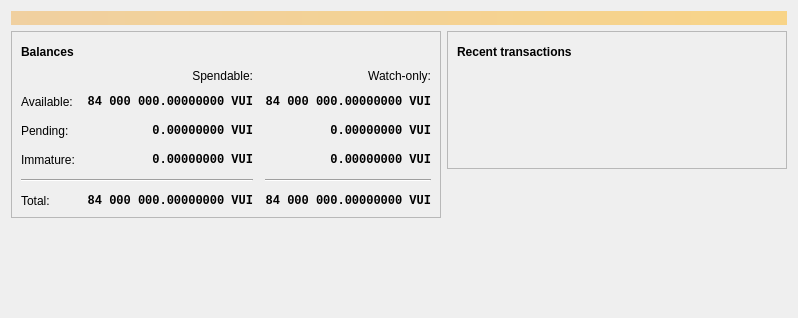
<?xml version="1.0" encoding="UTF-8"?>
<ui version="4.0">
 <class>OverviewPage</class>
 <widget class="QWidget" name="OverviewPage">
  <property name="geometry">
   <rect>
    <x>0</x>
    <y>0</y>
    <width>798</width>
    <height>318</height>
   </rect>
  </property>
  <property name="windowTitle">
   <string>Form</string>
  </property>
  <layout class="QVBoxLayout" name="topLayout">
   <item>
    <widget class="QLabel" name="labelAlerts">
     <property name="visible">
      <bool>false</bool>
     </property>
     <property name="styleSheet">
      <string notr="true">QLabel { background-color: qlineargradient(x1: 0, y1: 0, x2: 1, y2: 0, stop:0 #F0D0A0, stop:1 #F8D488); color:#000000; }</string>
     </property>
     <property name="wordWrap">
      <bool>true</bool>
     </property>
     <property name="margin">
      <number>3</number>
     </property>
     <property name="textInteractionFlags">
      <set>Qt::TextSelectableByMouse</set>
     </property>
    </widget>
   </item>
   <item>
    <layout class="QHBoxLayout" name="horizontalLayout" stretch="1,1">
     <item>
      <layout class="QVBoxLayout" name="verticalLayout_2">
       <item>
        <widget class="QFrame" name="frame">
         <property name="frameShape">
          <enum>QFrame::StyledPanel</enum>
         </property>
         <property name="frameShadow">
          <enum>QFrame::Raised</enum>
         </property>
         <layout class="QVBoxLayout" name="verticalLayout_4">
          <item>
           <layout class="QHBoxLayout" name="horizontalLayout_4">
            <item>
             <widget class="QLabel" name="label_5">
              <property name="font">
               <font>
                <weight>75</weight>
                <bold>true</bold>
               </font>
              </property>
              <property name="text">
               <string>Balances</string>
              </property>
             </widget>
            </item>
            <item>
             <widget class="QPushButton" name="labelWalletStatus">
              <property name="enabled">
               <bool>true</bool>
              </property>
              <property name="maximumSize">
               <size>
                <width>30</width>
                <height>16777215</height>
               </size>
              </property>
              <property name="toolTip">
               <string>The displayed information may be out of date. Your wallet automatically synchronizes with the Vuicoin network after a connection is established, but this process has not completed yet.</string>
              </property>
              <property name="text">
               <string/>
              </property>
              <property name="icon">
               <iconset resource="../bitcoin.qrc">
                <normaloff>:/icons/warning</normaloff>
                <disabledoff>:/icons/warning</disabledoff>:/icons/warning</iconset>
              </property>
              <property name="iconSize">
               <size>
                <width>24</width>
                <height>24</height>
               </size>
              </property>
              <property name="flat">
               <bool>true</bool>
              </property>
             </widget>
            </item>
            <item>
             <spacer name="horizontalSpacer_3">
              <property name="orientation">
               <enum>Qt::Horizontal</enum>
              </property>
              <property name="sizeHint" stdset="0">
               <size>
                <width>40</width>
                <height>20</height>
               </size>
              </property>
             </spacer>
            </item>
           </layout>
          </item>
          <item>
           <layout class="QGridLayout" name="gridLayout">
            <property name="spacing">
             <number>12</number>
            </property>
            <item row="2" column="2">
             <widget class="QLabel" name="labelWatchPending">
              <property name="font">
               <font>
                <family>Monospace</family>
                <weight>75</weight>
                <bold>true</bold>
               </font>
              </property>
              <property name="cursor">
               <cursorShape>IBeamCursor</cursorShape>
              </property>
              <property name="toolTip">
               <string>Unconfirmed transactions to watch-only addresses</string>
              </property>
              <property name="text">
               <string notr="true">0.00000000 VUI</string>
              </property>
              <property name="alignment">
               <set>Qt::AlignRight|Qt::AlignTrailing|Qt::AlignVCenter</set>
              </property>
              <property name="textInteractionFlags">
               <set>Qt::LinksAccessibleByMouse|Qt::TextSelectableByKeyboard|Qt::TextSelectableByMouse</set>
              </property>
             </widget>
            </item>
            <item row="2" column="1">
             <widget class="QLabel" name="labelUnconfirmed">
              <property name="font">
               <font>
                <family>Monospace</family>
                <weight>75</weight>
                <bold>true</bold>
               </font>
              </property>
              <property name="cursor">
               <cursorShape>IBeamCursor</cursorShape>
              </property>
              <property name="toolTip">
               <string>Total of transactions that have yet to be confirmed, and do not yet count toward the spendable balance</string>
              </property>
              <property name="text">
               <string notr="true">0.00000000 VUI</string>
              </property>
              <property name="alignment">
               <set>Qt::AlignRight|Qt::AlignTrailing|Qt::AlignVCenter</set>
              </property>
              <property name="textInteractionFlags">
               <set>Qt::LinksAccessibleByMouse|Qt::TextSelectableByKeyboard|Qt::TextSelectableByMouse</set>
              </property>
             </widget>
            </item>
            <item row="3" column="2">
             <widget class="QLabel" name="labelWatchImmature">
              <property name="font">
               <font>
                <family>Monospace</family>
                <weight>75</weight>
                <bold>true</bold>
               </font>
              </property>
              <property name="cursor">
               <cursorShape>IBeamCursor</cursorShape>
              </property>
              <property name="toolTip">
               <string>Mined balance in watch-only addresses that has not yet matured</string>
              </property>
              <property name="text">
               <string notr="true">0.00000000 VUI</string>
              </property>
              <property name="alignment">
               <set>Qt::AlignRight|Qt::AlignTrailing|Qt::AlignVCenter</set>
              </property>
              <property name="textInteractionFlags">
               <set>Qt::LinksAccessibleByMouse|Qt::TextSelectableByKeyboard|Qt::TextSelectableByMouse</set>
              </property>
             </widget>
            </item>
            <item row="4" column="0" colspan="2">
             <widget class="Line" name="line">
              <property name="orientation">
               <enum>Qt::Horizontal</enum>
              </property>
             </widget>
            </item>
            <item row="4" column="2">
             <widget class="Line" name="lineWatchBalance">
              <property name="sizePolicy">
               <sizepolicy hsizetype="Preferred" vsizetype="Fixed">
                <horstretch>0</horstretch>
                <verstretch>0</verstretch>
               </sizepolicy>
              </property>
              <property name="minimumSize">
               <size>
                <width>140</width>
                <height>0</height>
               </size>
              </property>
              <property name="orientation">
               <enum>Qt::Horizontal</enum>
              </property>
             </widget>
            </item>
            <item row="5" column="0">
             <widget class="QLabel" name="labelTotalText">
              <property name="text">
               <string>Total:</string>
              </property>
             </widget>
            </item>
            <item row="3" column="1">
             <widget class="QLabel" name="labelImmature">
              <property name="font">
               <font>
                <family>Monospace</family>
                <weight>75</weight>
                <bold>true</bold>
               </font>
              </property>
              <property name="cursor">
               <cursorShape>IBeamCursor</cursorShape>
              </property>
              <property name="toolTip">
               <string>Mined balance that has not yet matured</string>
              </property>
              <property name="text">
               <string notr="true">0.00000000 VUI</string>
              </property>
              <property name="alignment">
               <set>Qt::AlignRight|Qt::AlignTrailing|Qt::AlignVCenter</set>
              </property>
              <property name="textInteractionFlags">
               <set>Qt::LinksAccessibleByMouse|Qt::TextSelectableByKeyboard|Qt::TextSelectableByMouse</set>
              </property>
             </widget>
            </item>
            <item row="2" column="3">
             <spacer name="horizontalSpacer_2">
              <property name="orientation">
               <enum>Qt::Horizontal</enum>
              </property>
              <property name="sizeHint" stdset="0">
               <size>
                <width>40</width>
                <height>20</height>
               </size>
              </property>
             </spacer>
            </item>
            <item row="3" column="0">
             <widget class="QLabel" name="labelImmatureText">
              <property name="text">
               <string>Immature:</string>
              </property>
             </widget>
            </item>
            <item row="5" column="1">
             <widget class="QLabel" name="labelTotal">
              <property name="font">
               <font>
                <family>Monospace</family>
                <weight>75</weight>
                <bold>true</bold>
               </font>
              </property>
              <property name="cursor">
               <cursorShape>IBeamCursor</cursorShape>
              </property>
              <property name="toolTip">
               <string>Your current total balance</string>
              </property>
              <property name="text">
               <string notr="true">84 000 000.00000000 VUI</string>
              </property>
              <property name="alignment">
               <set>Qt::AlignRight|Qt::AlignTrailing|Qt::AlignVCenter</set>
              </property>
              <property name="textInteractionFlags">
               <set>Qt::LinksAccessibleByMouse|Qt::TextSelectableByKeyboard|Qt::TextSelectableByMouse</set>
              </property>
             </widget>
            </item>
            <item row="5" column="2">
             <widget class="QLabel" name="labelWatchTotal">
              <property name="font">
               <font>
                <family>Monospace</family>
                <weight>75</weight>
                <bold>true</bold>
               </font>
              </property>
              <property name="cursor">
               <cursorShape>IBeamCursor</cursorShape>
              </property>
              <property name="toolTip">
               <string>Current total balance in watch-only addresses</string>
              </property>
              <property name="text">
               <string notr="true">84 000 000.00000000 VUI</string>
              </property>
              <property name="alignment">
               <set>Qt::AlignRight|Qt::AlignTrailing|Qt::AlignVCenter</set>
              </property>
              <property name="textInteractionFlags">
               <set>Qt::LinksAccessibleByMouse|Qt::TextSelectableByKeyboard|Qt::TextSelectableByMouse</set>
              </property>
             </widget>
            </item>
            <item row="0" column="2">
             <widget class="QLabel" name="labelWatchonly">
              <property name="text">
               <string>Watch-only:</string>
              </property>
              <property name="alignment">
               <set>Qt::AlignRight|Qt::AlignTrailing|Qt::AlignVCenter</set>
              </property>
             </widget>
            </item>
            <item row="1" column="0">
             <widget class="QLabel" name="labelBalanceText">
              <property name="text">
               <string>Available:</string>
              </property>
             </widget>
            </item>
            <item row="1" column="1">
             <widget class="QLabel" name="labelBalance">
              <property name="font">
               <font>
                <family>Monospace</family>
                <weight>75</weight>
                <bold>true</bold>
               </font>
              </property>
              <property name="cursor">
               <cursorShape>IBeamCursor</cursorShape>
              </property>
              <property name="toolTip">
               <string>Your current spendable balance</string>
              </property>
              <property name="text">
               <string notr="true">84 000 000.00000000 VUI</string>
              </property>
              <property name="alignment">
               <set>Qt::AlignRight|Qt::AlignTrailing|Qt::AlignVCenter</set>
              </property>
              <property name="textInteractionFlags">
               <set>Qt::LinksAccessibleByMouse|Qt::TextSelectableByKeyboard|Qt::TextSelectableByMouse</set>
              </property>
             </widget>
            </item>
            <item row="1" column="2">
             <widget class="QLabel" name="labelWatchAvailable">
              <property name="font">
               <font>
                <family>Monospace</family>
                <weight>75</weight>
                <bold>true</bold>
               </font>
              </property>
              <property name="cursor">
               <cursorShape>IBeamCursor</cursorShape>
              </property>
              <property name="toolTip">
               <string>Your current balance in watch-only addresses</string>
              </property>
              <property name="text">
               <string notr="true">84 000 000.00000000 VUI</string>
              </property>
              <property name="alignment">
               <set>Qt::AlignRight|Qt::AlignTrailing|Qt::AlignVCenter</set>
              </property>
              <property name="textInteractionFlags">
               <set>Qt::LinksAccessibleByMouse|Qt::TextSelectableByKeyboard|Qt::TextSelectableByMouse</set>
              </property>
             </widget>
            </item>
            <item row="2" column="0">
             <widget class="QLabel" name="labelPendingText">
              <property name="text">
               <string>Pending:</string>
              </property>
             </widget>
            </item>
            <item row="0" column="1">
             <widget class="QLabel" name="labelSpendable">
              <property name="text">
               <string>Spendable:</string>
              </property>
              <property name="alignment">
               <set>Qt::AlignRight|Qt::AlignTrailing|Qt::AlignVCenter</set>
              </property>
             </widget>
            </item>
           </layout>
          </item>
         </layout>
        </widget>
       </item>
       <item>
        <spacer name="verticalSpacer">
         <property name="orientation">
          <enum>Qt::Vertical</enum>
         </property>
         <property name="sizeHint" stdset="0">
          <size>
           <width>20</width>
           <height>40</height>
          </size>
         </property>
        </spacer>
       </item>
      </layout>
     </item>
     <item>
      <layout class="QVBoxLayout" name="verticalLayout_3">
       <item>
        <widget class="QFrame" name="frame_2">
         <property name="frameShape">
          <enum>QFrame::StyledPanel</enum>
         </property>
         <property name="frameShadow">
          <enum>QFrame::Raised</enum>
         </property>
         <layout class="QVBoxLayout" name="verticalLayout">
          <item>
           <layout class="QHBoxLayout" name="horizontalLayout_2">
            <item>
             <widget class="QLabel" name="label_4">
              <property name="font">
               <font>
                <weight>75</weight>
                <bold>true</bold>
               </font>
              </property>
              <property name="text">
               <string>Recent transactions</string>
              </property>
             </widget>
            </item>
            <item>
             <widget class="QPushButton" name="labelTransactionsStatus">
              <property name="enabled">
               <bool>true</bool>
              </property>
              <property name="maximumSize">
               <size>
                <width>30</width>
                <height>16777215</height>
               </size>
              </property>
              <property name="toolTip">
               <string>The displayed information may be out of date. Your wallet automatically synchronizes with the Vuicoin network after a connection is established, but this process has not completed yet.</string>
              </property>
              <property name="text">
               <string/>
              </property>
              <property name="icon">
               <iconset resource="../bitcoin.qrc">
                <normaloff>:/icons/warning</normaloff>
                <disabledoff>:/icons/warning</disabledoff>:/icons/warning</iconset>
              </property>
              <property name="iconSize">
               <size>
                <width>24</width>
                <height>24</height>
               </size>
              </property>
              <property name="flat">
               <bool>true</bool>
              </property>
             </widget>
            </item>
            <item>
             <spacer name="horizontalSpacer">
              <property name="orientation">
               <enum>Qt::Horizontal</enum>
              </property>
              <property name="sizeHint" stdset="0">
               <size>
                <width>40</width>
                <height>20</height>
               </size>
              </property>
             </spacer>
            </item>
           </layout>
          </item>
          <item>
           <widget class="TransactionOverviewWidget" name="listTransactions">
            <property name="styleSheet">
             <string notr="true">QListView { background: transparent; }</string>
            </property>
            <property name="frameShape">
             <enum>QFrame::NoFrame</enum>
            </property>
            <property name="verticalScrollBarPolicy">
             <enum>Qt::ScrollBarAlwaysOff</enum>
            </property>
            <property name="horizontalScrollBarPolicy">
             <enum>Qt::ScrollBarAlwaysOff</enum>
            </property>
            <property name="sizeAdjustPolicy">
             <enum>QAbstractScrollArea::AdjustToContents</enum>
            </property>
            <property name="selectionMode">
             <enum>QAbstractItemView::NoSelection</enum>
            </property>
            <property name="uniformItemSizes">
             <bool>true</bool>
            </property>
           </widget>
          </item>
         </layout>
        </widget>
       </item>
       <item>
        <spacer name="verticalSpacer_2">
         <property name="orientation">
          <enum>Qt::Vertical</enum>
         </property>
         <property name="sizeHint" stdset="0">
          <size>
           <width>20</width>
           <height>40</height>
          </size>
         </property>
        </spacer>
       </item>
      </layout>
     </item>
    </layout>
   </item>
  </layout>
 </widget>
 <customwidgets>
  <customwidget>
   <class>TransactionOverviewWidget</class>
   <extends>QListView</extends>
   <header>qt/transactionoverviewwidget.h</header>
  </customwidget>
 </customwidgets>
 <resources/>
 <connections/>
</ui>
